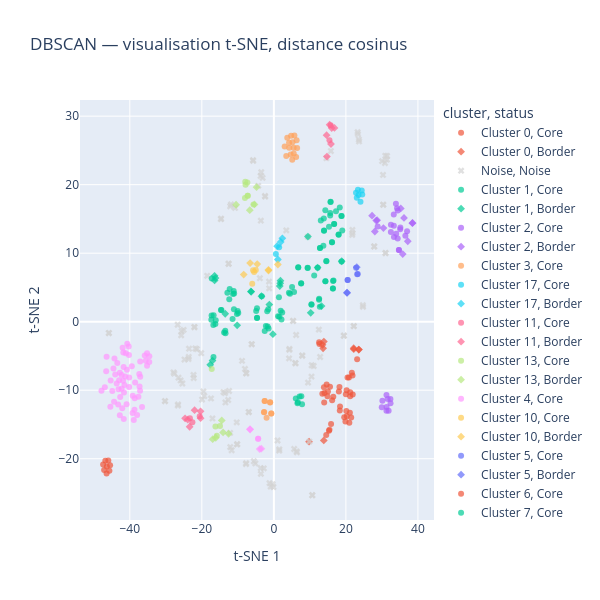

This figure's notebook cell:
### Code cell
tsne = TSNE(
    n_components=2,
    metric="cosine",
    perplexity=30,
    init="random",
    learning_rate="auto",
    random_state=42
)

coord_tsne = tsne.fit_transform(tfidf_sublinear_matrix.toarray())

visu_tsne = visualisation.copy()
visu_tsne["t-SNE 1"] = coord_tsne[:, 0]
visu_tsne["t-SNE 2"] = coord_tsne[:, 1]

fig = px.scatter(
    visu_tsne,
    x="t-SNE 1",
    y="t-SNE 2",
    color="cluster",
    symbol="status",
    symbol_map={"Core": "circle", "Border": "diamond", "Noise": "x"},
    color_discrete_map={"Noise": "lightgray"},
    hover_data=["id", "status"],
    opacity=0.7,
    title="DBSCAN — visualisation t-SNE, distance cosinus",
    height=600,
    width=600
)

fig.show()

### Figure 1 — Plotly figure (JSON) as saved in the notebook; plotly's stock layout.template omitted (floating-point values rounded to 4 significant figures; data arrays with more than 128 entries replaced by an {"elided": "..."} marker saying what was removed)
{"data": [{"customdata": [[1, "Core"], [18, "Core"], [19, "Core"], [20, "Core"], [21, "Core"], [22, "Core"], [23, "Core"], [24, "Core"], [25, "Core"], [60, "Core"], [61, "Core"], [105, "Core"], [171, "Core"], [172, "Core"], [173, "Core"], [174, "Core"], [175, "Core"], [176, "Core"], [245, "Core"], [277, "Core"], [340, "Core"], [341, "Core"], [348, "Core"], [359, "Core"], [360, "Core"], [413, "Core"], [440, "Core"], [441, "Core"], [442, "Core"], [443, "Core"], [446, "Core"], [487, "Core"], [488, "Core"], [494, "Core"], [495, "Core"], [496, "Core"], [497, "Core"]], "hovertemplate": "cluster=Cluster 0<br>status=%{customdata[1]}<br>t-SNE 1=%{x}<br>t-SNE 2=%{y}<br>id=%{customdata[0]}<extra></extra>", "legendgroup": "Cluster 0, Core", "marker": {"color": "#EF553B", "opacity": 0.7, "symbol": "circle"}, "mode": "markers", "name": "Cluster 0, Core", "orientation": "v", "showlegend": true, "type": "scatter", "x": [14.55, 16.18, 15.3, 14.06, 14.88, 20.25, 21.11, 21.9, 20.85, 13.97, 18.06, 23.12, 16.5, 14.65, 18.37, 20.96, 21.47, 20.45, 12.66, 21.83, 13.9, 15.6, 12.57, 19.87, 19.54, 18.21, 20.21, 21.19, 19.99, 21.17, 21.65, 15.01, 13.46, 15.44, 15.89, 18.31, 20.13], "xaxis": "x", "y": [-16.55, -11.45, -15.91, -10.41, -10.88, -13.79, -13.28, -10.62, -8.156, -11.78, -10.18, -5.484, -10.95, -9.161, -12.39, -14.76, -13.97, -8.148, -3.253, -7.851, -9.566, -9.489, -3.015, -14.56, -13.95, -9.518, -10.0, -10.3, -10.58, -10.9, -7.44, -10.18, -10.51, -15.77, -14.92, -12.96, -13.03], "yaxis": "y"}, {"customdata": [[3, "Border"], [106, "Border"], [117, "Border"], [196, "Border"], [263, "Border"], [264, "Border"], [365, "Border"], [378, "Border"], [477, "Border"]], "hovertemplate": "cluster=Cluster 0<br>status=%{customdata[1]}<br>t-SNE 1=%{x}<br>t-SNE 2=%{y}<br>id=%{customdata[0]}<extra></extra>", "legendgroup": "Cluster 0, Border", "marker": {"color": "#EF553B", "opacity": 0.7, "symbol": "diamond"}, "mode": "markers", "name": "Cluster 0, Border", "orientation": "v", "showlegend": true, "type": "scatter", "x": [9.772, 22.16, 13.51, 13.67, 23.59, 22.19, 13.86, 23.58, 13.88], "xaxis": "x", "y": [-17.52, -3.869, -3.382, -3.886, -4.062, -4.017, -17.33, -4.074, -2.903], "yaxis": "y"}, {"customdata": {"elided": "135x2 mixed values"}, "hovertemplate": "cluster=Noise<br>status=%{customdata[1]}<br>t-SNE 1=%{x}<br>t-SNE 2=%{y}<br>id=%{customdata[0]}<extra></extra>", "legendgroup": "Noise, Noise", "marker": {"color": "lightgray", "opacity": 0.7, "symbol": "x"}, "mode": "markers", "name": "Noise, Noise", "orientation": "v", "showlegend": true, "type": "scatter", "x": {"elided": "135 float values"}, "xaxis": "x", "y": {"elided": "135 float values"}, "yaxis": "y"}, {"customdata": {"elided": "91x2 mixed values"}, "hovertemplate": "cluster=Cluster 1<br>status=%{customdata[1]}<br>t-SNE 1=%{x}<br>t-SNE 2=%{y}<br>id=%{customdata[0]}<extra></extra>", "legendgroup": "Cluster 1, Core", "marker": {"color": "#00cc96", "opacity": 0.7, "symbol": "circle"}, "mode": "markers", "name": "Cluster 1, Core", "orientation": "v", "showlegend": true, "type": "scatter", "x": [9.4, 14.31, 13.74, 1.897, 2.325, -3.358, -11.03, -12.26, -10.05, 1.407, 17.25, 17.99, 19.0, 16.43, 12.58, 15.73, -16.23, -16.81, -17.29, 5.061, -13.82, -13.49, 14.57, 18.79, 9.372, -1.466, 12.8, -14.7, -4.912, -4.67, -16.77, 17.98, 10.43, 10.46, 12.55, 16.4, 15.67, 4.475, 4.18, 14.58, 7.573, -1.847, -1.555, 12.16, 13.93, 16.15, 16.74, 18.79, 16.56, 18.8, -14.56, 13.87, -11.46, -4.679, -4.679, 14.3, 16.74, -2.211, -2.539, -1.723, 11.2, 5.612, -13.42, 15.76, 14.29, 7.581, 16.39, 6.768, 15.64, 6.766, 13.93, 16.14, -16.14, -16.73, -17.36, 15.31, 18.3, 12.81, 12.76, -17.24, -11.15, -11.35, 2.113, -9.887, -10.25, -11.09, 1.542, 1.173, 13.04, -12.91, -12.38], "xaxis": "x", "y": [7.852, 5.905, 11.1, 1.581, 1.349, 3.722, 4.119, 4.79, 1.578, 3.558, 16.13, 12.71, 13.3, 5.955, 3.351, 17.48, -0.3406, -0.4824, 0.8932, 5.061, -1.585, -1.304, 8.846, 15.42, 7.866, -1.001, 10.75, 1.69, 1.546, 0.5585, -5.154, 12.73, 2.544, 2.461, 3.222, 4.84, 15.85, 4.062, 4.217, 8.839, 5.582, 1.527, 1.814, 7.885, 13.33, 11.59, 14.25, 15.42, 6.018, 8.799, 1.695, 15.05, 0.3823, 0.5447, 1.945, 5.902, 14.25, -0.6294, -1.344, -0.7106, 6.742, 4.347, -1.689, 17.5, 16.28, 5.627, 4.834, 7.961, 15.51, 7.924, 13.28, 11.6, 0.2035, 0.9589, 0.27, 13.85, 16.67, 10.76, 2.17, 6.306, 4.492, 4.033, 0.3331, 1.253, 1.132, 1.82, 0.7096, 0.7966, 14.77, 4.212, 3.295], "yaxis": "y"}, {"customdata": [[27, "Border"], [28, "Border"], [43, "Border"], [44, "Border"], [143, "Border"], [147, "Border"], [157, "Border"], [190, "Border"], [191, "Border"], [229, "Border"], [256, "Border"], [259, "Border"], [287, "Border"], [304, "Border"], [326, "Border"], [405, "Border"], [427, "Border"], [452, "Border"], [454, "Border"], [469, "Border"]], "hovertemplate": "cluster=Cluster 1<br>status=%{customdata[1]}<br>t-SNE 1=%{x}<br>t-SNE 2=%{y}<br>id=%{customdata[0]}<extra></extra>", "legendgroup": "Cluster 1, Border", "marker": {"color": "#00cc96", "opacity": 0.7, "symbol": "diamond"}, "mode": "markers", "name": "Cluster 1, Border", "orientation": "v", "showlegend": true, "type": "scatter", "x": [-16.21, -16.46, 1.829, 1.64, 12.14, 13.23, -0.2647, -17.04, -17.68, -13.5, -1.257, -6.362, -6.299, 10.23, -10.19, 18.83, 1.77, -16.45, -3.439, 9.458], "xaxis": "x", "y": [6.373, 6.692, 5.975, 5.2, 7.896, 2.287, -1.825, -5.68, -6.288, 1.16, 2.503, 4.421, 4.362, 1.295, -0.522, 8.826, 5.605, 6.031, 3.72, 12.42], "yaxis": "y"}, {"customdata": [[7, "Core"], [31, "Core"], [84, "Core"], [94, "Core"], [104, "Core"], [354, "Core"], [368, "Core"], [389, "Core"], [393, "Core"], [394, "Core"], [403, "Core"], [430, "Core"], [436, "Core"], [437, "Core"], [456, "Core"], [464, "Core"], [486, "Core"]], "hovertemplate": "cluster=Cluster 2<br>status=%{customdata[1]}<br>t-SNE 1=%{x}<br>t-SNE 2=%{y}<br>id=%{customdata[0]}<extra></extra>", "legendgroup": "Cluster 2, Core", "marker": {"color": "#ab63fa", "opacity": 0.7, "symbol": "circle"}, "mode": "markers", "name": "Cluster 2, Core", "orientation": "v", "showlegend": true, "type": "scatter", "x": [33.32, 33.97, 34.2, 36.99, 32.49, 35.13, 28.82, 33.89, 33.3, 34.41, 32.51, 36.51, 33.34, 34.38, 34.73, 35.08, 34.72], "xaxis": "x", "y": [13.99, 12.84, 16.56, 13.19, 13.1, 13.75, 13.89, 17.22, 15.65, 16.22, 14.17, 12.55, 12.37, 12.14, 10.47, 13.48, 10.45], "yaxis": "y"}, {"customdata": [[42, "Border"], [54, "Border"], [55, "Border"], [83, "Border"], [93, "Border"], [130, "Border"], [131, "Border"], [133, "Border"], [421, "Border"], [431, "Border"], [472, "Border"]], "hovertemplate": "cluster=Cluster 2<br>status=%{customdata[1]}<br>t-SNE 1=%{x}<br>t-SNE 2=%{y}<br>id=%{customdata[0]}<extra></extra>", "legendgroup": "Cluster 2, Border", "marker": {"color": "#ab63fa", "opacity": 0.7, "symbol": "diamond"}, "mode": "markers", "name": "Cluster 2, Border", "orientation": "v", "showlegend": true, "type": "scatter", "x": [38.46, 28.04, 28.67, 35.24, 35.78, 36.13, 30.42, 27.27, 38.51, 37.18, 28.42], "xaxis": "x", "y": [14.38, 13.17, 14.81, 16.53, 9.874, 15.14, 13.67, 15.47, 14.42, 11.74, 14.76], "yaxis": "y"}, {"customdata": [[8, "Core"], [219, "Core"], [220, "Core"], [240, "Core"], [254, "Core"], [255, "Core"], [261, "Core"], [262, "Core"], [291, "Core"]], "hovertemplate": "cluster=Cluster 3<br>status=%{customdata[1]}<br>t-SNE 1=%{x}<br>t-SNE 2=%{y}<br>id=%{customdata[0]}<extra></extra>", "legendgroup": "Cluster 3, Core", "marker": {"color": "#FFA15A", "opacity": 0.7, "symbol": "circle"}, "mode": "markers", "name": "Cluster 3, Core", "orientation": "v", "showlegend": true, "type": "scatter", "x": [-1.051, -0.7167, -1.023, -2.02, -2.755, -2.539, -2.683, -2.562, -0.7134], "xaxis": "x", "y": [-11.79, -13.4, -11.74, -14.01, -13.22, -11.57, -13.18, -11.57, -13.41], "yaxis": "y"}, {"customdata": [[312, "Core"], [428, "Core"]], "hovertemplate": "cluster=Cluster 17<br>status=%{customdata[1]}<br>t-SNE 1=%{x}<br>t-SNE 2=%{y}<br>id=%{customdata[0]}<extra></extra>", "legendgroup": "Cluster 17, Core", "marker": {"color": "#19d3f3", "opacity": 0.7, "symbol": "circle"}, "mode": "markers", "name": "Cluster 17, Core", "orientation": "v", "showlegend": true, "type": "scatter", "x": [0.5581, 1.465], "xaxis": "x", "y": [9.869, 10.87], "yaxis": "y"}, {"customdata": [[12, "Border"], [408, "Border"], [465, "Border"], [466, "Border"]], "hovertemplate": "cluster=Cluster 17<br>status=%{customdata[1]}<br>t-SNE 1=%{x}<br>t-SNE 2=%{y}<br>id=%{customdata[0]}<extra></extra>", "legendgroup": "Cluster 17, Border", "marker": {"color": "#19d3f3", "opacity": 0.7, "symbol": "diamond"}, "mode": "markers", "name": "Cluster 17, Border", "orientation": "v", "showlegend": true, "type": "scatter", "x": [1.113, 0.9048, 2.36, 1.91], "xaxis": "x", "y": [9.076, 11.02, 12.17, 11.65], "yaxis": "y"}, {"customdata": [[135, "Core"], [344, "Core"]], "hovertemplate": "cluster=Cluster 11<br>status=%{customdata[1]}<br>t-SNE 1=%{x}<br>t-SNE 2=%{y}<br>id=%{customdata[0]}<extra></extra>", "legendgroup": "Cluster 11, Core", "marker": {"color": "#FF6692", "opacity": 0.7, "symbol": "circle"}, "mode": "markers", "name": "Cluster 11, Core", "orientation": "v", "showlegend": true, "type": "scatter", "x": [15.45, 15.78], "xaxis": "x", "y": [26.47, 28.69], "yaxis": "y"}, {"customdata": [[13, "Border"], [74, "Border"], [149, "Border"], [425, "Border"], [449, "Border"], [479, "Border"]], "hovertemplate": "cluster=Cluster 11<br>status=%{customdata[1]}<br>t-SNE 1=%{x}<br>t-SNE 2=%{y}<br>id=%{customdata[0]}<extra></extra>", "legendgroup": "Cluster 11, Border", "marker": {"color": "#FF6692", "opacity": 0.7, "symbol": "diamond"}, "mode": "markers", "name": "Cluster 11, Border", "orientation": "v", "showlegend": true, "type": "scatter", "x": [15.86, 14.64, 15.49, 14.74, 16.06, 16.82], "xaxis": "x", "y": [25.94, 27.22, 28.75, 24.1, 28.26, 28.28], "yaxis": "y"}, {"customdata": [[160, "Core"], [161, "Core"], [166, "Core"], [309, "Core"], [459, "Core"], [460, "Core"], [461, "Core"]], "hovertemplate": "cluster=Cluster 13<br>status=%{customdata[1]}<br>t-SNE 1=%{x}<br>t-SNE 2=%{y}<br>id=%{customdata[0]}<extra></extra>", "legendgroup": "Cluster 13, Core", "marker": {"color": "#B6E880", "opacity": 0.7, "symbol": "circle"}, "mode": "markers", "name": "Cluster 13, Core", "orientation": "v", "showlegend": true, "type": "scatter", "x": [-8.031, -7.284, -5.655, -7.233, -7.941, -7.861, -7.349], "xaxis": "x", "y": [18.04, 18.39, 17.12, 18.37, 20.42, 19.99, 20.32], "yaxis": "y"}, {"customdata": [[14, "Border"], [279, "Border"], [321, "Border"], [374, "Border"]], "hovertemplate": "cluster=Cluster 13<br>status=%{customdata[1]}<br>t-SNE 1=%{x}<br>t-SNE 2=%{y}<br>id=%{customdata[0]}<extra></extra>", "legendgroup": "Cluster 13, Border", "marker": {"color": "#B6E880", "opacity": 0.7, "symbol": "diamond"}, "mode": "markers", "name": "Cluster 13, Border", "orientation": "v", "showlegend": true, "type": "scatter", "x": [-5.385, -10.49, -4.798, -6.691], "xaxis": "x", "y": [17.11, 17.07, 19.63, 16.28], "yaxis": "y"}, {"customdata": [[26, "Core"], [36, "Core"], [41, "Core"], [56, "Core"], [58, "Core"], [63, "Core"], [64, "Core"], [65, "Core"], [68, "Core"], [71, "Core"], [72, "Core"], [73, "Core"], [95, "Core"], [98, "Core"], [102, "Core"], [103, "Core"], [116, "Core"], [122, "Core"], [124, "Core"], [138, "Core"], [139, "Core"], [144, "Core"], [151, "Core"], [152, "Core"], [167, "Core"], [169, "Core"], [170, "Core"], [177, "Core"], [178, "Core"], [185, "Core"], [237, "Core"], [239, "Core"], [276, "Core"], [288, "Core"], [289, "Core"], [315, "Core"], [322, "Core"], [333, "Core"], [334, "Core"], [335, "Core"], [336, "Core"], [347, "Core"], [366, "Core"], [372, "Core"], [373, "Core"], [377, "Core"], [397, "Core"], [423, "Core"], [432, "Core"], [433, "Core"], [447, "Core"], [448, "Core"], [467, "Core"], [470, "Core"], [471, "Core"], [476, "Core"], [489, "Core"], [491, "Core"], [493, "Core"]], "hovertemplate": "cluster=Cluster 4<br>status=%{customdata[1]}<br>t-SNE 1=%{x}<br>t-SNE 2=%{y}<br>id=%{customdata[0]}<extra></extra>", "legendgroup": "Cluster 4, Core", "marker": {"color": "#FF97FF", "opacity": 0.7, "symbol": "circle"}, "mode": "markers", "name": "Cluster 4, Core", "orientation": "v", "showlegend": true, "type": "scatter", "x": [-40.8, -41.27, -44.86, -44.54, -35.85, -34.59, -35.2, -35.57, -40.19, -38.52, -37.29, -39.17, -41.72, -41.49, -42.09, -46.56, -42.97, -46.44, -42.76, -42.29, -40.2, -43.23, -46.93, -45.4, -40.31, -40.24, -39.23, -36.6, -37.96, -41.99, -41.81, -40.89, -38.71, -38.89, -41.1, -40.71, -42.26, -44.37, -37.15, -38.65, -37.61, -41.62, -41.68, -44.05, -42.67, -47.87, -43.47, -45.31, -35.21, -34.6, -44.26, -43.65, -39.44, -37.11, -37.37, -37.12, -42.77, -41.88, -43.13], "xaxis": "x", "y": [-7.021, -8.006, -10.11, -6.846, -4.936, -5.027, -4.618, -5.704, -8.137, -8.868, -9.445, -10.82, -6.595, -9.233, -12.62, -7.25, -8.535, -5.122, -7.452, -9.79, -9.538, -12.1, -9.553, -12.42, -3.618, -4.867, -13.34, -12.44, -13.61, -3.793, -4.503, -12.05, -12.84, -14.33, -4.615, -3.202, -7.769, -11.7, -10.07, -11.19, -10.95, -10.33, -14.2, -7.695, -10.99, -10.08, -6.029, -8.568, -6.415, -5.886, -5.368, -9.02, -6.517, -8.028, -7.623, -5.814, -13.64, -8.636, -9.858], "yaxis": "y"}, {"customdata": [[92, "Core"], [146, "Core"], [325, "Core"], [395, "Core"]], "hovertemplate": "cluster=Cluster 10<br>status=%{customdata[1]}<br>t-SNE 1=%{x}<br>t-SNE 2=%{y}<br>id=%{customdata[0]}<extra></extra>", "legendgroup": "Cluster 10, Core", "marker": {"color": "#FECB52", "opacity": 0.7, "symbol": "circle"}, "mode": "markers", "name": "Cluster 10, Core", "orientation": "v", "showlegend": true, "type": "scatter", "x": [-5.01, -5.481, -6.01, -5.771], "xaxis": "x", "y": [7.539, 7.242, 5.557, 7.503], "yaxis": "y"}, {"customdata": [[30, "Border"], [46, "Border"], [70, "Border"], [100, "Border"], [402, "Border"], [409, "Border"]], "hovertemplate": "cluster=Cluster 10<br>status=%{customdata[1]}<br>t-SNE 1=%{x}<br>t-SNE 2=%{y}<br>id=%{customdata[0]}<extra></extra>", "legendgroup": "Cluster 10, Border", "marker": {"color": "#FECB52", "opacity": 0.7, "symbol": "diamond"}, "mode": "markers", "name": "Cluster 10, Border", "orientation": "v", "showlegend": true, "type": "scatter", "x": [-8.372, -1.482, -6.595, -4.618, 1.11, -1.496], "xaxis": "x", "y": [6.878, 7.459, 8.551, 8.416, 8.346, 7.578], "yaxis": "y"}, {"customdata": [[35, "Core"], [179, "Core"], [204, "Core"], [416, "Core"], [473, "Core"]], "hovertemplate": "cluster=Cluster 5<br>status=%{customdata[1]}<br>t-SNE 1=%{x}<br>t-SNE 2=%{y}<br>id=%{customdata[0]}<extra></extra>", "legendgroup": "Cluster 5, Core", "marker": {"color": "#636efa", "opacity": 0.7, "symbol": "circle"}, "mode": "markers", "name": "Cluster 5, Core", "orientation": "v", "showlegend": true, "type": "scatter", "x": [22.83, 23.14, 20.47, 20.49, 23.3], "xaxis": "x", "y": [7.883, 6.916, 6.099, 6.086, 6.971], "yaxis": "y"}, {"customdata": [[280, "Border"], [282, "Border"], [458, "Border"]], "hovertemplate": "cluster=Cluster 5<br>status=%{customdata[1]}<br>t-SNE 1=%{x}<br>t-SNE 2=%{y}<br>id=%{customdata[0]}<extra></extra>", "legendgroup": "Cluster 5, Border", "marker": {"color": "#636efa", "opacity": 0.7, "symbol": "diamond"}, "mode": "markers", "name": "Cluster 5, Border", "orientation": "v", "showlegend": true, "type": "scatter", "x": [20.31, 23.02, 20.32], "xaxis": "x", "y": [4.258, 7.951, 4.205], "yaxis": "y"}, {"customdata": [[48, "Core"], [69, "Core"], [238, "Core"], [319, "Core"], [332, "Core"], [371, "Core"], [396, "Core"], [490, "Core"]], "hovertemplate": "cluster=Cluster 6<br>status=%{customdata[1]}<br>t-SNE 1=%{x}<br>t-SNE 2=%{y}<br>id=%{customdata[0]}<extra></extra>", "legendgroup": "Cluster 6, Core", "marker": {"color": "#EF553B", "opacity": 0.7, "symbol": "circle"}, "mode": "markers", "name": "Cluster 6, Core", "orientation": "v", "showlegend": true, "type": "scatter", "x": [-45.48, -46.79, -46.38, -47.41, -45.97, -45.67, -46.45, -47.13], "xaxis": "x", "y": [-20.94, -20.3, -21.14, -20.84, -20.26, -21.74, -22.14, -21.63], "yaxis": "y"}, {"customdata": [[75, "Core"], [77, "Core"], [195, "Core"], [226, "Core"], [361, "Core"], [418, "Core"]], "hovertemplate": "cluster=Cluster 7<br>status=%{customdata[1]}<br>t-SNE 1=%{x}<br>t-SNE 2=%{y}<br>id=%{customdata[0]}<extra></extra>", "legendgroup": "Cluster 7, Core", "marker": {"color": "#00cc96", "opacity": 0.7, "symbol": "circle"}, "mode": "markers", "name": "Cluster 7, Core", "orientation": "v", "showlegend": true, "type": "scatter", "x": [6.095, 6.674, 7.629, 7.135, 6.558, 7.823], "xaxis": "x", "y": [-11.21, -11.75, -10.89, -10.9, -11.89, -12.06], "yaxis": "y"}, {"customdata": [[79, "Core"], [80, "Core"], [81, "Core"], [148, "Core"], [338, "Core"], [339, "Core"], [383, "Core"], [385, "Core"], [457, "Core"]], "hovertemplate": "cluster=Cluster 8<br>status=%{customdata[1]}<br>t-SNE 1=%{x}<br>t-SNE 2=%{y}<br>id=%{customdata[0]}<extra></extra>", "legendgroup": "Cluster 8, Core", "marker": {"color": "#ab63fa", "opacity": 0.7, "symbol": "circle"}, "mode": "markers", "name": "Cluster 8, Core", "orientation": "v", "showlegend": true, "type": "scatter", "x": [31.3, 31.26, 32.36, 32.4, 31.27, 31.87, 29.96, 30.14, 31.6], "xaxis": "x", "y": [-12.45, -13.01, -11.27, -11.9, -10.68, -12.98, -12.48, -11.55, -11.28], "yaxis": "y"}, {"customdata": [[87, "Core"], [88, "Core"], [89, "Core"], [90, "Core"], [200, "Core"], [201, "Core"], [202, "Core"], [203, "Core"], [260, "Core"], [265, "Core"], [266, "Core"], [269, "Core"], [270, "Core"], [406, "Core"], [407, "Core"]], "hovertemplate": "cluster=Cluster 9<br>status=%{customdata[1]}<br>t-SNE 1=%{x}<br>t-SNE 2=%{y}<br>id=%{customdata[0]}<extra></extra>", "legendgroup": "Cluster 9, Core", "marker": {"color": "#FFA15A", "opacity": 0.7, "symbol": "circle"}, "mode": "markers", "name": "Cluster 9, Core", "orientation": "v", "showlegend": true, "type": "scatter", "x": [6.456, 5.465, 4.262, 5.181, 5.106, 6.187, 5.704, 2.999, 5.523, 4.669, 4.215, 6.322, 3.442, 3.725, 4.792], "xaxis": "x", "y": [25.35, 25.38, 25.39, 26.21, 23.65, 24.03, 27.18, 25.56, 24.55, 24.4, 26.13, 26.49, 24.17, 26.85, 27.12], "yaxis": "y"}, {"customdata": [[150, "Core"], [153, "Core"], [154, "Core"], [355, "Core"], [367, "Core"], [455, "Core"], [468, "Core"]], "hovertemplate": "cluster=Cluster 12<br>status=%{customdata[1]}<br>t-SNE 1=%{x}<br>t-SNE 2=%{y}<br>id=%{customdata[0]}<extra></extra>", "legendgroup": "Cluster 12, Core", "marker": {"color": "#19d3f3", "opacity": 0.7, "symbol": "circle"}, "mode": "markers", "name": "Cluster 12, Core", "orientation": "v", "showlegend": true, "type": "scatter", "x": [24.05, 23.52, 23.03, 23.35, 22.81, 24.4, 24.54], "xaxis": "x", "y": [17.5, 18.49, 18.1, 19.25, 18.82, 19.15, 18.58], "yaxis": "y"}, {"customdata": [[296, "Core"], [298, "Core"], [310, "Core"]], "hovertemplate": "cluster=Cluster 16<br>status=%{customdata[1]}<br>t-SNE 1=%{x}<br>t-SNE 2=%{y}<br>id=%{customdata[0]}<extra></extra>", "legendgroup": "Cluster 16, Core", "marker": {"color": "#FF6692", "opacity": 0.7, "symbol": "circle"}, "mode": "markers", "name": "Cluster 16, Core", "orientation": "v", "showlegend": true, "type": "scatter", "x": [-23.31, -22.62, -20.58], "xaxis": "x", "y": [-14.11, -14.69, -13.79], "yaxis": "y"}, {"customdata": [[162, "Border"], [297, "Border"], [311, "Border"], [337, "Border"], [345, "Border"], [346, "Border"]], "hovertemplate": "cluster=Cluster 16<br>status=%{customdata[1]}<br>t-SNE 1=%{x}<br>t-SNE 2=%{y}<br>id=%{customdata[0]}<extra></extra>", "legendgroup": "Cluster 16, Border", "marker": {"color": "#FF6692", "opacity": 0.7, "symbol": "diamond"}, "mode": "markers", "name": "Cluster 16, Border", "orientation": "v", "showlegend": true, "type": "scatter", "x": [-20.34, -23.39, -20.36, -22.01, -24.65, -23.91], "xaxis": "x", "y": [-14.07, -15.33, -13.08, -12.92, -14.11, -14.3], "yaxis": "y"}, {"customdata": [[192, "Core"], [307, "Core"], [313, "Core"], [314, "Core"]], "hovertemplate": "cluster=Cluster 14<br>status=%{customdata[1]}<br>t-SNE 1=%{x}<br>t-SNE 2=%{y}<br>id=%{customdata[0]}<extra></extra>", "legendgroup": "Cluster 14, Core", "marker": {"color": "#B6E880", "opacity": 0.7, "symbol": "circle"}, "mode": "markers", "name": "Cluster 14, Core", "orientation": "v", "showlegend": true, "type": "scatter", "x": [-16.22, -17.25, -14.96, -15.84], "xaxis": "x", "y": [-15.31, -6.887, -15.21, -16.65], "yaxis": "y"}, {"customdata": [[163, "Border"], [193, "Border"], [194, "Border"], [199, "Border"], [278, "Border"]], "hovertemplate": "cluster=Cluster 14<br>status=%{customdata[1]}<br>t-SNE 1=%{x}<br>t-SNE 2=%{y}<br>id=%{customdata[0]}<extra></extra>", "legendgroup": "Cluster 14, Border", "marker": {"color": "#B6E880", "opacity": 0.7, "symbol": "diamond"}, "mode": "markers", "name": "Cluster 14, Border", "orientation": "v", "showlegend": true, "type": "scatter", "x": [-12.56, -16.98, -16.15, -14.47, -14.09], "xaxis": "x", "y": [-16.35, -17.15, -16.94, -14.41, -16.16], "yaxis": "y"}, {"customdata": [[222, "Core"], [242, "Core"]], "hovertemplate": "cluster=Cluster 15<br>status=%{customdata[1]}<br>t-SNE 1=%{x}<br>t-SNE 2=%{y}<br>id=%{customdata[0]}<extra></extra>", "legendgroup": "Cluster 15, Core", "marker": {"color": "#FF97FF", "opacity": 0.7, "symbol": "circle"}, "mode": "markers", "name": "Cluster 15, Core", "orientation": "v", "showlegend": true, "type": "scatter", "x": [-4.356, -4.368], "xaxis": "x", "y": [-17.09, -17.09], "yaxis": "y"}, {"customdata": [[221, "Border"], [241, "Border"], [243, "Border"], [252, "Border"]], "hovertemplate": "cluster=Cluster 15<br>status=%{customdata[1]}<br>t-SNE 1=%{x}<br>t-SNE 2=%{y}<br>id=%{customdata[0]}<extra></extra>", "legendgroup": "Cluster 15, Border", "marker": {"color": "#FF97FF", "opacity": 0.7, "symbol": "diamond"}, "mode": "markers", "name": "Cluster 15, Border", "orientation": "v", "showlegend": true, "type": "scatter", "x": [-3.483, -3.933, -6.618, -6.609], "xaxis": "x", "y": [-18.53, -18.59, -15.71, -15.7], "yaxis": "y"}], "layout": {"height": 600, "legend": {"title": {"text": "cluster, status"}, "tracegroupgap": 0}, "title": {"text": "DBSCAN — visualisation t-SNE, distance cosinus"}, "width": 600, "xaxis": {"anchor": "y", "domain": [0, 1], "title": {"text": "t-SNE 1"}}, "yaxis": {"anchor": "x", "domain": [0, 1], "title": {"text": "t-SNE 2"}}}}
